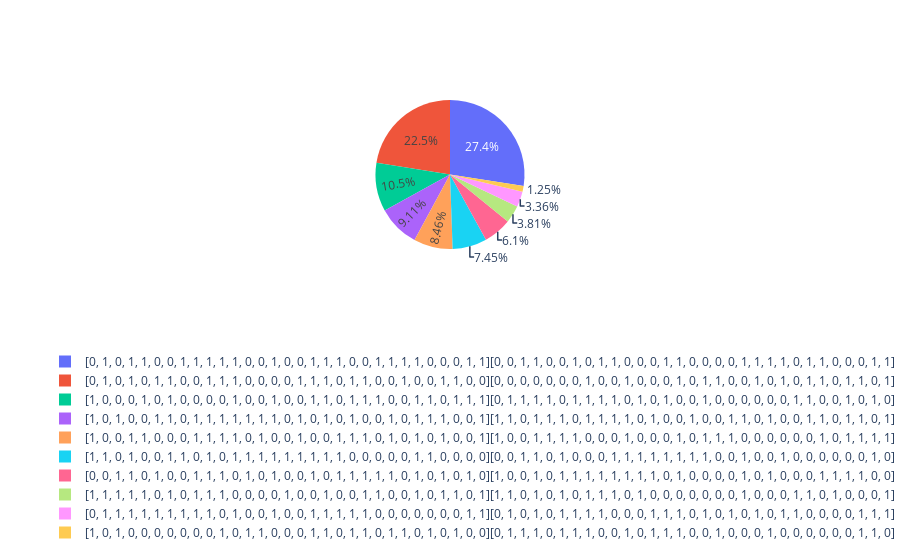

Here is the notebook cell this chart was saved with:
### Code cell
showRouletteWheel(population.individuals, dist)

### Figure 1 — Plotly figure (JSON) as saved in the notebook; plotly's stock layout.template omitted (floating-point values rounded to 4 significant figures)
{"data": [{"labels": ["[1, 0, 1, 0, 0, 0, 0, 0, 0, 0, 1, 0, 1, 1, 0, 0, 0, 1, 1, 0, 1, 1, 0, 1, 1, 0, 1, 0, 1, 0, 0][0, 1, 1, 1, 0, 1, 1, 1, 0, 0, 1, 0, 1, 1, 1, 0, 0, 1, 0, 0, 0, 1, 0, 0, 0, 0, 0, 0, 1, 1, 0]", "[0, 1, 1, 1, 1, 1, 1, 1, 1, 1, 0, 1, 0, 0, 1, 0, 0, 1, 1, 1, 1, 1, 0, 0, 0, 0, 0, 0, 0, 1, 1][0, 1, 0, 1, 0, 1, 1, 1, 1, 0, 0, 0, 1, 1, 1, 0, 1, 0, 1, 0, 1, 0, 1, 1, 0, 0, 0, 0, 1, 1, 1]", "[1, 1, 1, 1, 1, 0, 1, 0, 1, 1, 1, 0, 0, 0, 0, 1, 0, 0, 1, 0, 0, 1, 1, 0, 0, 1, 0, 1, 1, 0, 1][1, 1, 0, 1, 0, 1, 0, 1, 1, 1, 0, 1, 0, 0, 0, 0, 0, 0, 0, 1, 0, 0, 0, 1, 1, 0, 1, 0, 0, 0, 1]", "[0, 0, 1, 1, 0, 1, 0, 0, 1, 1, 1, 0, 1, 0, 1, 0, 0, 1, 0, 1, 1, 1, 1, 1, 0, 1, 0, 1, 0, 1, 0][1, 0, 0, 1, 0, 1, 1, 1, 1, 1, 1, 1, 1, 0, 1, 0, 0, 0, 0, 1, 0, 1, 0, 0, 0, 1, 1, 1, 1, 0, 0]", "[1, 1, 0, 1, 0, 0, 1, 1, 0, 1, 0, 1, 1, 1, 1, 1, 1, 1, 1, 1, 0, 0, 0, 0, 0, 1, 1, 0, 0, 0, 0][0, 0, 1, 1, 0, 1, 0, 0, 0, 1, 1, 1, 1, 1, 1, 1, 1, 0, 0, 1, 0, 0, 1, 0, 0, 0, 0, 0, 0, 1, 0]", "[1, 0, 0, 1, 1, 0, 0, 0, 1, 1, 1, 1, 0, 1, 0, 0, 1, 0, 0, 1, 1, 1, 0, 1, 0, 1, 0, 1, 0, 0, 1][1, 0, 0, 1, 1, 1, 1, 0, 0, 0, 1, 0, 0, 0, 1, 0, 1, 1, 1, 0, 0, 0, 0, 0, 0, 1, 0, 1, 1, 1, 1]", "[1, 0, 1, 0, 0, 1, 1, 0, 1, 1, 1, 1, 1, 1, 1, 0, 1, 0, 1, 0, 1, 0, 0, 1, 0, 1, 1, 1, 0, 0, 1][1, 1, 0, 1, 1, 1, 0, 1, 1, 1, 1, 0, 1, 0, 0, 1, 0, 0, 1, 1, 0, 1, 0, 0, 1, 1, 0, 1, 1, 0, 1]", "[1, 0, 0, 0, 1, 0, 1, 0, 0, 0, 0, 1, 0, 0, 1, 0, 0, 1, 1, 0, 1, 1, 1, 0, 0, 1, 1, 0, 1, 1, 1][0, 1, 1, 1, 1, 0, 1, 1, 1, 1, 0, 1, 0, 1, 0, 0, 1, 0, 0, 0, 0, 0, 0, 1, 1, 0, 0, 1, 0, 1, 0]", "[0, 1, 0, 1, 0, 1, 1, 0, 0, 1, 1, 1, 0, 0, 0, 0, 1, 1, 1, 0, 1, 1, 0, 0, 1, 0, 0, 1, 1, 0, 0][0, 0, 0, 0, 0, 0, 0, 1, 0, 0, 1, 0, 0, 0, 1, 0, 1, 1, 0, 0, 1, 0, 1, 0, 1, 1, 0, 1, 1, 0, 1]", "[0, 1, 0, 1, 1, 0, 0, 1, 1, 1, 1, 1, 0, 0, 1, 0, 0, 1, 1, 1, 0, 0, 1, 1, 1, 1, 0, 0, 0, 1, 1][0, 0, 1, 1, 0, 0, 1, 0, 1, 1, 0, 0, 0, 1, 1, 0, 0, 0, 0, 1, 1, 1, 1, 0, 1, 1, 0, 0, 0, 1, 1]"], "type": "pie", "values": [0.0456, 0.1226, 0.139, 0.2223, 0.2715, 0.3083, 0.3317, 0.3838, 0.8184, 1]}], "layout": {"legend": {"x": 0, "y": -2}}}
